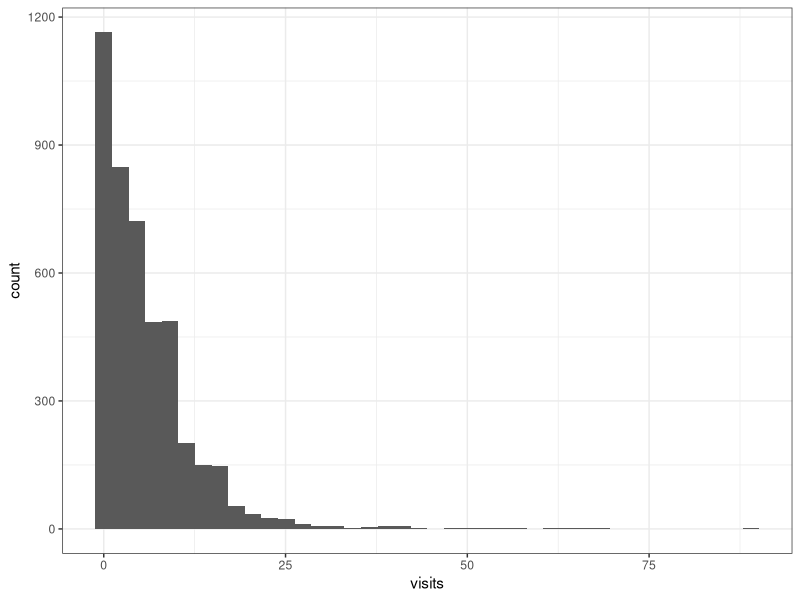

Source code (R):
## ---- chunk 1
library(AER)
library(tidyverse)

data("NMES1988")
nmes <- NMES1988 |>
  select(visits, hospital, health, chronic, gender, school, insurance)
## ---- chunk 2
nmes |>
  ggplot(aes(x = visits)) +
  geom_histogram(bins = 40) +
  theme_bw()

nrow(nmes)
sum(nmes$visits == 0)
## ---- chunk 3
library(pscl)

m3 <- hurdle(visits ~ ., dist = "poisson", zero.dist = "binomial",
             data = nmes)
## ---- chunk 4
summary(m3)
## ---- chunk 5
vcov(m3, "count")
## ---- chunk 6
vcov(m3, "zero")
